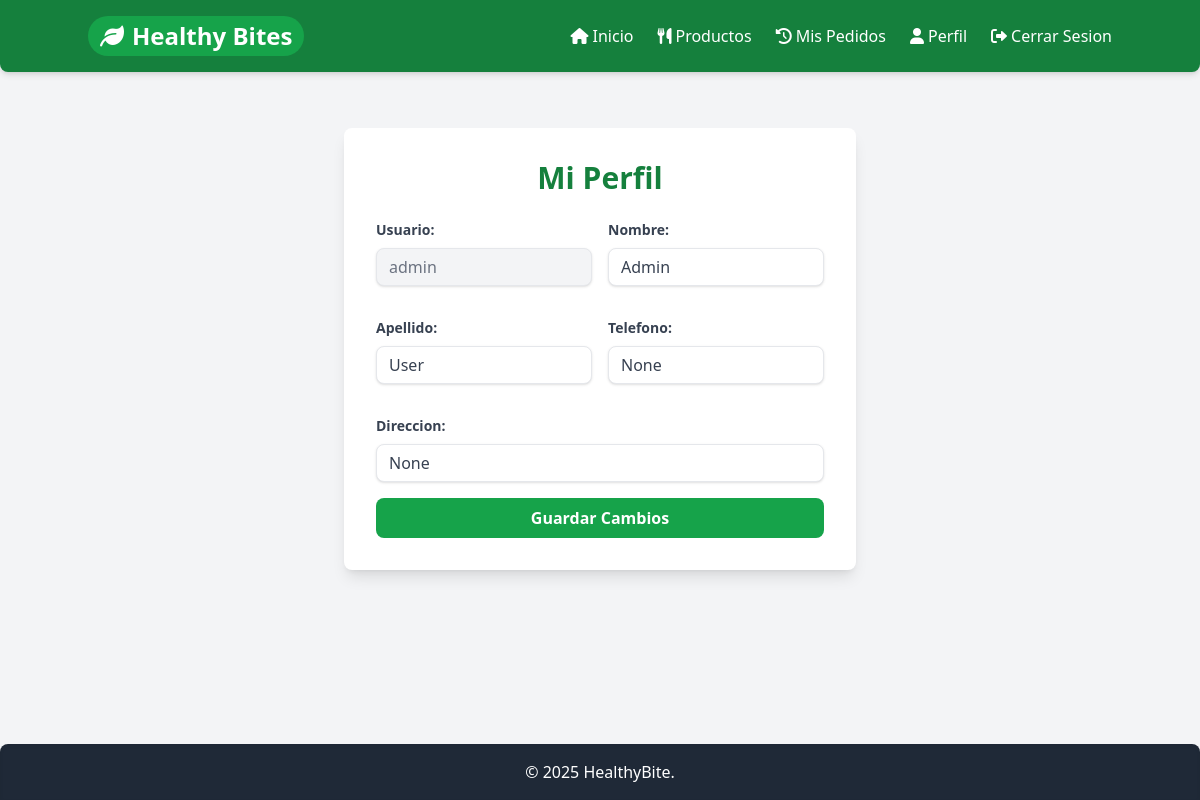
Screenshot of /profile (signed in) with the database file from the repository.
### tables this page shows
CREATE TABLE users (
            id INTEGER PRIMARY KEY AUTOINCREMENT,
            username TEXT UNIQUE NOT NULL,
            password_hash TEXT NOT NULL,
            nombre TEXT NOT NULL,
            apellido TEXT NOT NULL,
            telefono TEXT,
            direccion TEXT,
            rol INTEGER DEFAULT 0
        );

### app.py (the view, shortened to what this page needs)
    @app.route('/profile', methods=['GET', 'POST'])
    @login_required
    def profile():
        user_id = session['user_id']
        user_data = db_helper.query_db(
            db_path,
            'SELECT username, nombre, apellido, telefono, direccion FROM users WHERE id = ?',
            (user_id,), one=True
        )
        error_message = None
        success_message = None
        return render_template('profile.html', user=user_data, error_message=error_message, success_message=success_message)

### database.py (called while the page is built)
def get_db_connection(db_path):
    conn = sqlite3.connect(db_path, detect_types=sqlite3.PARSE_DECLTYPES)
    conn.row_factory = sqlite3.Row
    return conn

def query_db(db_path, query, args=(), one=False):
    conn = get_db_connection(db_path)
    cur = conn.execute(query, args)
    rv = cur.fetchall()
    conn.close()
    return (rv[0] if rv else None) if one else rv

### templates/profile.html (shortened to what this page needs)
{% extends "layout.html" %}
{% block content %}
<div class="flex justify-center items-start">
    <div class="bg-white p-8 rounded-lg shadow-lg w-full max-w-lg">
        <h2 class="text-3xl font-bold text-center mb-6 text-green-700">Mi Perfil</h2>
        <form action="{{ url_for('profile') }}" method="POST">
            <div class="grid grid-cols-1 md:grid-cols-2 gap-4">
                <div class="mb-4">
                    <label for="username" class="block text-gray-700 text-sm font-bold mb-2">Usuario:</label>
                    <input type="text" id="username" name="username" value="{{ user.username }}" readonly disabled
                           class="shadow appearance-none border rounded-lg w-full py-2 px-3 text-gray-500 bg-gray-100 leading-tight">
                </div>
                <div class="mb-4">
                    <label for="nombre" class="block text-gray-700 text-sm font-bold mb-2">Nombre:</label>
                    <input type="text" id="nombre" name="nombre" value="{{ user.nombre }}" required
                           class="shadow appearance-none border rounded-lg w-full py-2 px-3 text-gray-700 leading-tight focus:outline-none focus:ring-2 focus:ring-green-500 focus:border-transparent">
                </div>
                <div class="mb-4">
                    <label for="apellido" class="block text-gray-700 text-sm font-bold mb-2">Apellido:</label>
                    <input type="text" id="apellido" name="apellido" value="{{ user.apellido }}" required
                           class="shadow appearance-none border rounded-lg w-full py-2 px-3 text-gray-700 leading-tight focus:outline-none focus:ring-2 focus:ring-green-500 focus:border-transparent">
                </div>
                <div class="mb-4">
                    <label for="telefono" class="block text-gray-700 text-sm font-bold mb-2">Telefono:</label>
                    <input type="text" id="telefono" name="telefono" value="{{ user.telefono }}"
                           class="shadow appearance-none border rounded-lg w-full py-2 px-3 text-gray-700 leading-tight focus:outline-none focus:ring-2 focus:ring-green-500 focus:border-transparent">
                </div>
                <div class="mb-4 col-span-full">
                    <label for="direccion" class="block text-gray-700 text-sm font-bold mb-2">Direccion:</label>
                    <input type="text" id="direccion" name="direccion" value="{{ user.direccion }}"
                           class="shadow appearance-none border rounded-lg w-full py-2 px-3 text-gray-700 leading-tight focus:outline-none focus:ring-2 focus:ring-green-500 focus:border-transparent">
                </div>
            </div>
            <div class="flex items-center justify-between">
                <button type="submit"
                        class="bg-green-600 hover:bg-green-700 text-white font-bold py-2 px-4 rounded-lg focus:outline-none focus:shadow-outline transition-colors w-full">
                    Guardar Cambios
                </button>
            </div>
        </form>
    </div>
</div>
{% endblock %}

### rows the page displays
users: username "admin", nombre "Admin", apellido "User"
